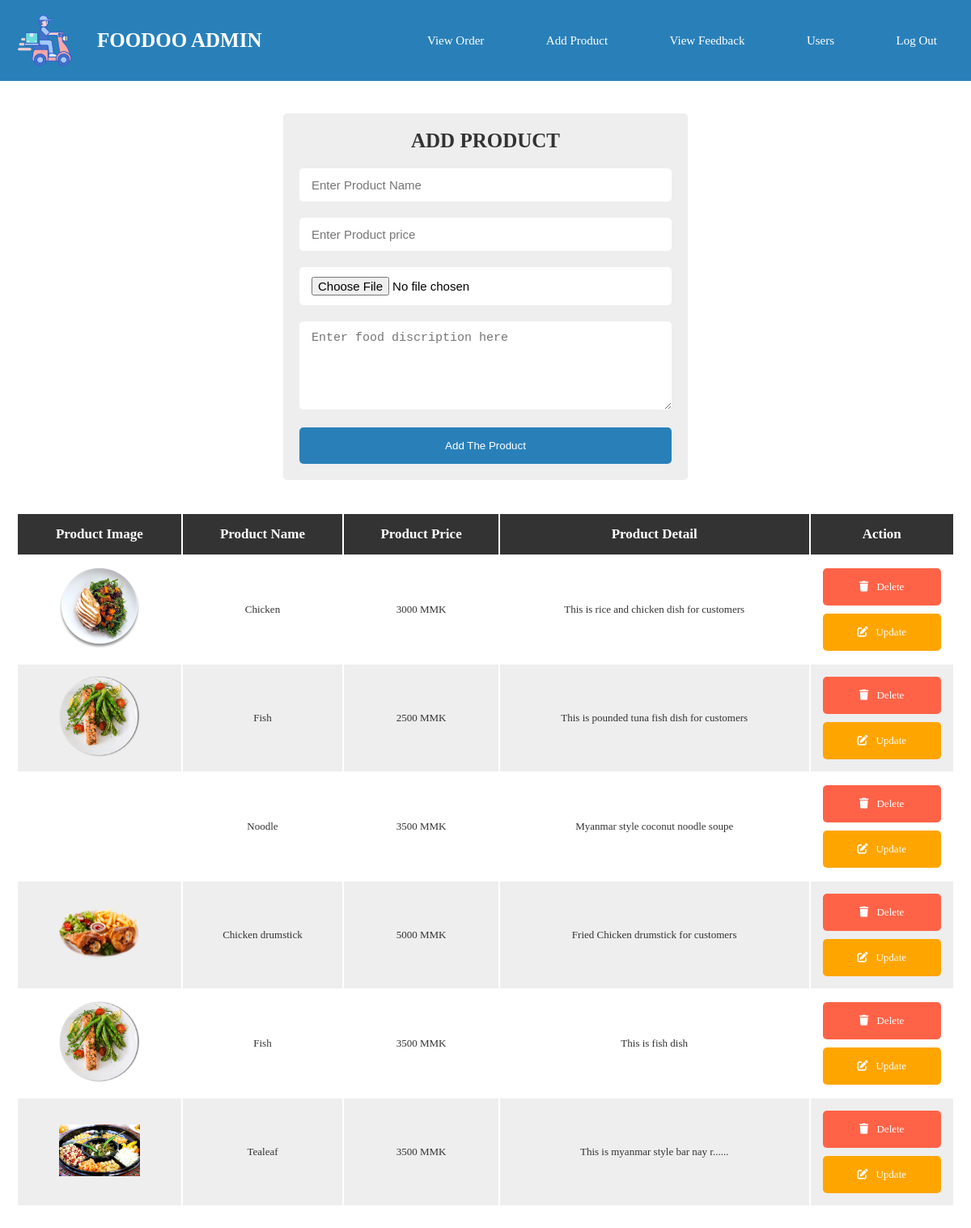
/admin/addproduct.php, run on the app's committed database.
### tables this page shows
CREATE TABLE IF NOT EXISTS `products` (
  `prod_id` int(20) NOT NULL AUTO_INCREMENT,
  `prod_name` varchar(50) NOT NULL,
  `prod_price` varchar(50) NOT NULL,
  `prod_img` varchar(50) NOT NULL,
  `prod_text` varchar(100) NOT NULL,
  PRIMARY KEY (`prod_id`)
);

### admin/addproduct.php (the view, shortened to what this page needs)
<!DOCTYPE html>
<html lang="en">
<head>
    <link rel="stylesheet" type="text/css" href="css/product.css">
    <link rel="stylesheet" href="https://cdnjs.cloudflare.com/ajax/libs/font-awesome/6.1.2/css/all.min.css">
</head>
<body>
    <?php include("header.php"); ?>
    <div class="container">
        <section>
            <form method="post" enctype="multipart/form-data" class="add-product-form">
                <h3>add product</h3>
                <input type="text" class="box" placeholder="Enter Product Name" name="prod_name" required>
                <input type="number" class="box" min="0" class="prod-price" placeholder="Enter Product price" name="prod_price" required>
                <input type="file" class="box" accept="image/png,image/jpg,image/jpeg" name="prod_img" required>
                <textarea name="food_text" class="box"  cols="10" rows="5" placeholder="Enter food discription here" required></textarea>
                <input type="submit" value="add the product" name="adding" class="btu-add">
            </form>
        </section>
        <section class="product-dispaly">
            <table>
                <thead>
                    <th>product image</th>
                    <th>product name</th>
                    <th>product price</th>
                    <th>product Detail</th>
                    <th>action</th>
                </thead>
                <tbody>
                    <?php
                        $viewquery="SELECT * FROM products";
                        $test=mysql_query($viewquery);
                        while($row=mysql_fetch_assoc($test)){
                    ?>
                        <tr>
                            <td><img src="product/<?php echo $row['prod_img']; ?>" alt="" heigt="100px" width="100px"></td>
                            <td><?php echo $row['prod_name']?></td>
                            <td><?php echo $row['prod_price']." MMK"?></td>
                            <td><?php echo $row['prod_text']?></td>
                            <td><a href="addproduct.php?delete=<?php echo $row['prod_id'] ?>" class="delete-btn" onclick="return confirm('are you sure you want to delete?');"><i class="fas fa-trash"></i>delete</a>
                            <a href="addproduct.php?edit=<?php echo $row['prod_id'] ?>" class="option-btn"><i class="fas fa-edit"></i>update</a>
                            </td>
                        </tr>
                    <?php
                        }
                    ?>
                </tbody>
            </table>
        </section>
        <section class="edit-form">
        </section>
    </div>
</body>
</html>

### admin/css/product.css (style rules this page uses)
* { padding: 0; margin: 0; box-sizing: border-box; text-decoration: none; }
:root { --blue:#2980b9; --red:tomato; --orange:orange; --black:#333; --bgcolor:#eee; --border:1rem solid #999; }
html { font-size: 62.5%; overflow-x: hidden; }
.container { max-width: 1200px; margin: 0 auto; }
section { padding: 2rem; }
.add-product-form { max-width: 50rem; background-color: var(--bgcolor); border-radius: .5rem; margin: 0 auto; padding: 2rem; margin-top: 2rem; }
.add-product-form h3 { text-align: center; font-weight: bold; text-transform: uppercase; margin-bottom: 1rem; font-size: 2.5rem; color: var(--black); }
.add-product-form .box { text-transform: none; padding: 1.2rem 1.5rem; border-radius: .5rem; font-size: 1.5rem; background-color: white; border: none; margin: 1rem 0; width: 100%; }
.btu-add,.option-btn,.delete-btn { display: block; width: 100%; text-align: center; text-transform: capitalize; background-color: var(--blue); color: white; border-radius: .5rem; margin-top: 1rem; border: none; padding: 1.5rem; cursor: pointer; }
.option-btn i,.delete-btn i { padding-right: 1rem; }
.delete-btn { margin: 0; background-color: var(--red); }
.option-btn { background-color: var(--orange); }
.product-dispaly table { width: 100%; text-align: center; }
.product-dispaly table thead th { padding: 1.5rem; font-size: 1.7rem; background-color: var(--black); color: white; text-transform: capitalize; }
.product-dispaly table td { padding: 1.5rem; font-size: 1.3rem; color: var(--black); }
.product-dispaly table td:first-child { padding: 0; }
.product-dispaly table tr:nth-child(even) { background-color: var(--bgcolor); }

### data on the page
products: prod_img (picture), prod_name "Chicken", prod_price "3000", prod_text "This is rice and chicken dish for customers"
products: prod_img (picture), prod_name "Fish", prod_price "2500", prod_text "This is pounded tuna fish dish for customers"
products: prod_name "Noodle", prod_price "3500", prod_text "Myanmar style coconut noodle soupe"
products: prod_img (picture), prod_name "Chicken drumstick", prod_price "5000", prod_text "Fried Chicken drumstick for customers"
products: prod_img (picture), prod_name "Fish", prod_price "3500", prod_text "This is fish dish"
products: prod_img (picture), prod_name "Tealeaf", prod_price "3500", prod_text "This is myanmar style bar nay r......"
